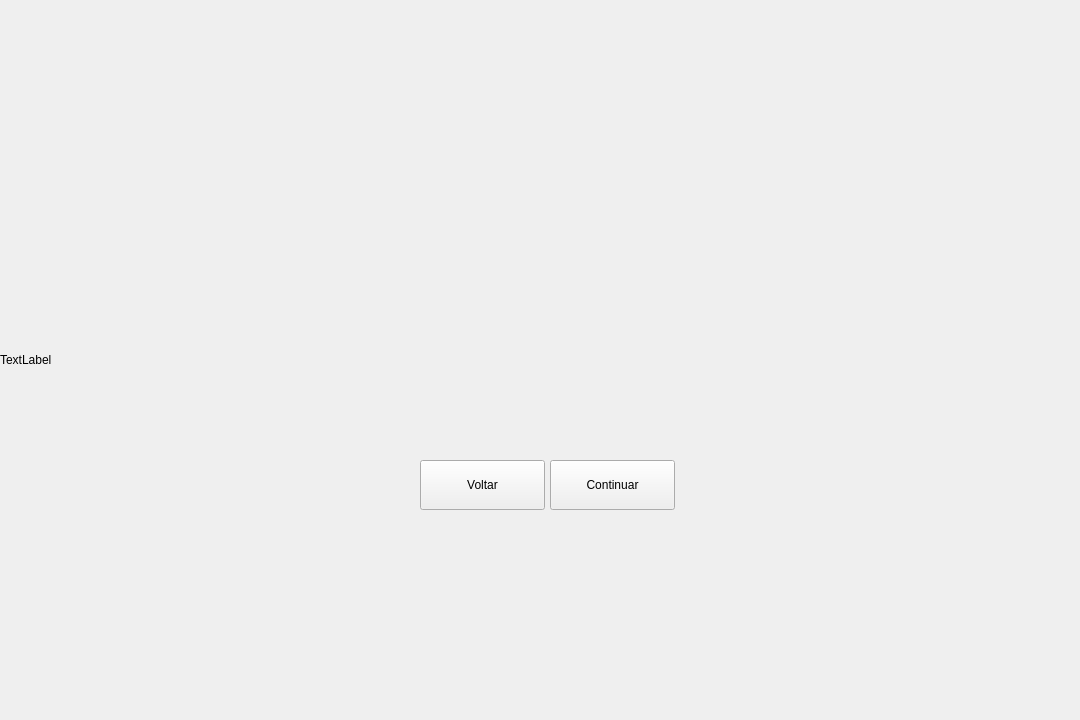
<?xml version="1.0" encoding="UTF-8"?>
<ui version="4.0">
 <class>FourteenthWindow</class>
 <widget class="QMainWindow" name="FourteenthWindow">
  <property name="geometry">
   <rect>
    <x>0</x>
    <y>0</y>
    <width>1080</width>
    <height>720</height>
   </rect>
  </property>
  <property name="maximumSize">
   <size>
    <width>1080</width>
    <height>720</height>
   </size>
  </property>
  <property name="windowTitle">
   <string>MainWindow</string>
  </property>
  <widget class="QWidget" name="centralwidget">
   <property name="maximumSize">
    <size>
     <width>1080</width>
     <height>720</height>
    </size>
   </property>
   <widget class="QLabel" name="label">
    <property name="geometry">
     <rect>
      <x>0</x>
      <y>0</y>
      <width>1080</width>
      <height>720</height>
     </rect>
    </property>
    <property name="maximumSize">
     <size>
      <width>1080</width>
      <height>720</height>
     </size>
    </property>
    <property name="text">
     <string>TextLabel</string>
    </property>
   </widget>
   <widget class="QPushButton" name="pushBackButton">
    <property name="geometry">
     <rect>
      <x>420</x>
      <y>460</y>
      <width>125</width>
      <height>50</height>
     </rect>
    </property>
    <property name="text">
     <string>Voltar</string>
    </property>
   </widget>
   <widget class="QPushButton" name="pushContinueButton">
    <property name="geometry">
     <rect>
      <x>550</x>
      <y>460</y>
      <width>125</width>
      <height>50</height>
     </rect>
    </property>
    <property name="text">
     <string>Continuar</string>
    </property>
   </widget>
  </widget>
 </widget>
 <resources/>
 <connections/>
</ui>
